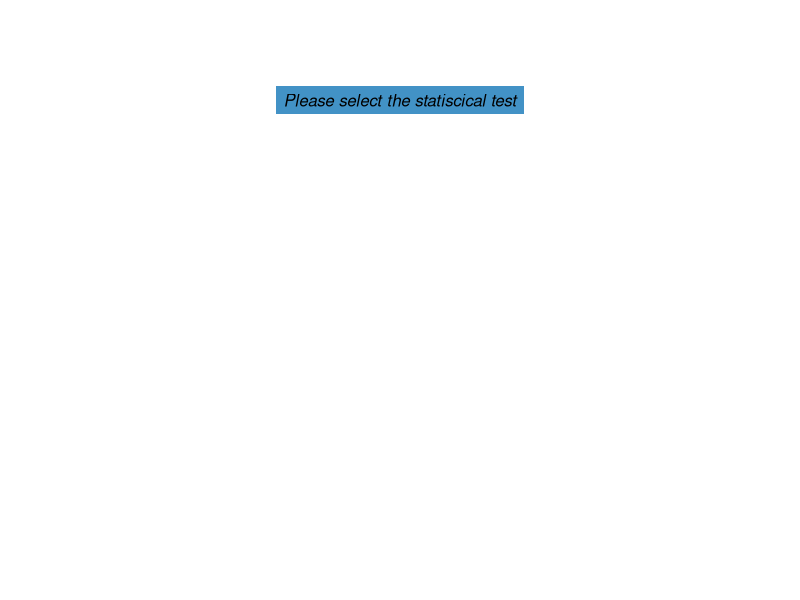

Generate this figure with R:
###############Library Declarations###############

libraryRequireInstall = function(packageName, ...) {
    if (!require(packageName, character.only = TRUE))
        warning(paste("*** The package: '", packageName, "' was not installed ***", sep = ""))
    }

#libraryRequireInstall("gridExtra")
suppressWarnings(libraryRequireInstall("ggplot2"))
suppressWarnings(libraryRequireInstall("grid"))
#libraryRequireInstall("MASS")
suppressWarnings(libraryRequireInstall("gridExtra"))
suppressWarnings(libraryRequireInstall("gridBase"))



#options(warn = -1)
#t_dataset <- as.data.frame(iris[, 1:3])
#chi_dataset <- as.data.frame(survey[, c("Smoke", "Exer", "Sex")])

############ User Parameters #########

if (exists("settings_stats_tests_params_show") && settings_stats_tests_params_show == FALSE)
    rm(list = ls(pattern = "settings_stats_tests_params_"))
if (exists("settings_labels_params_show") && settings_labels_params_show == FALSE)
    rm(list = ls(pattern = "settings_labels_params_"))


if (!exists("dataset") && exists("Values"))
    dataset = Values


tl.col = "blue"
if (exists("settings_labels_params_tl_col"))
    tl.col = settings_labels_params_tl_col



method = NULL
if (exists("settings_stats_tests_params_statistics_test"))
    method = settings_stats_tests_params_statistics_test

Confidence = "95%"
if (exists("settings_stats_tests_params_Confidence_Level"))
    Confidence = settings_stats_tests_params_Confidence_Level

if (Confidence == "95%") {
    significance_level <- 0.05
} else if (Confidence == "90%") {
    significance_level <- 0.1
} else if (Confidence == "99%") {
    significance_level <- 0.01
}



if (!exists("dataset")) {
    #require("datasets")
    dataset = as.data.frame(iris[, 1:3]) #mpg,cyl,disp,hp,drat,wt,qsec,vs,am,gear,carb
}


#Testing:
#dataset <- t_dataset #t_dataset  #chi_dataset
#method <- "t_test" #"t_test"  #"chi_square"

#Outcome: 

if (is.null(method)) {
    outcome <- "Please select the statiscical test" #"Please select at least 2 variables"
    Warning_msg <- ""
} else if (method == "t_test") {
    if (!exists("dataset") | dim(dataset)[2] < 2) {
        outcome = "Please select 2 variables"
    } else if (class(dataset[, 1]) != "numeric" | class(dataset[, 2]) != "numeric") {
        outcome = "Please select numeric variables"
    } else {
        stat_test <- t.test(dataset[, 1:2])
        summary_t_test1 <- summary(dataset[, 1:2])
        summary_t_test <- if (class(dataset[, 1]) != "numeric" | class(dataset[, 2]) != "numeric") {
            " "
        } else {
            rbind(colnames(summary_t_test1), summary_t_test1)
        }

        options(digits = 3)
        T <- data.frame(format(round(stat_test$statistic, 2), nsmall = 2), row.names = NULL)
        P <- data.frame(format(round(stat_test$p.value, 5), nsmall = 5), row.names = NULL)
        Comment <- ifelse(stat_test$p.value >= significance_level, "The averages of the 2 variables are significantly similar", "The averages of the 2 variables are significantly different")
        outcome <- data.frame(cbind(T, P, Comment))
        rownames(outcome) <- " "
        colnames(outcome) <- c("t-test value", "p-value", "Comment")
        Warning_msg <- if (dim(dataset)[2] > 2) {
            paste("Only the following 2 variables were used: ", colnames(dataset[1]), "and", colnames(dataset[2]), sep = " ")
        } else { "" }
        }

} else if (method == "chi_square") {
    if (!exists("dataset") | dim(dataset)[2] < 2) {
        outcome = "Please select 2 variables"
    } else {
        chi_table <- table(factor(dataset[, 1]), factor(dataset[, 2]))
        chi_test <- chisq.test(chi_table)
        #options(digits = 2)
        chi_score <- chi_test$statistic
        chi_pv <- chi_test$p.value
        Comment <- ifelse(chi_test$p.value >= significance_level,
            paste("There is no relationship between", names(dataset)[1], "and", names(dataset)[2], sep = " "),
            paste("There is a relationship between", names(dataset)[1], "and", names(dataset)[2], sep = " ")
        )
        #options(digits = 2)
        outcome <- data.frame(cbind(format(round(chi_score, 3), nsmall = 2), format(round(chi_pv, 3), nsmall = 2), Comment))
        colnames(outcome) <- c("Chi-Square value", "p-value", "Comment")
        Warning_msg <- if (dim(dataset)[2] > 2) {
            paste("Only the following 2 variables were used: ", colnames(dataset[1]), "and", colnames(dataset[2]), sep = " ")
        } else { paste("") }
        }
}



#Plots themes
theme_def <- ttheme_default()
theme_min <- ttheme_minimal()
theme_blue <- ttheme_minimal(
  core = list(bg_params = list(fill = blues9[c(6, 2, 2, 2, 2, 2, 2, 2, 2)], col = NA),
            fg_params = list(fontface = 3)),
  colhead = list(fg_params = list(col = tl.col, fontface = 4L)),
  rowhead = list(fg_params = list(col = tl.col, fontface = 3L)))
theme_blue2 <- ttheme_minimal(
  core = list(bg_params = list(fill = blues9[c(2, 2, 2, 2, 2, 2, 2, 2, 2)], col = NA),
            fg_params = list(fontface = 3)),
  colhead = list(fg_params = list(col = tl.col, fontface = 4L)),
  rowhead = list(fg_params = list(col = tl.col, fontface = 3L)))
n_rows <- if (Warning_msg == " ") { 2 } else { 3 }



#Plots

if (is.null(method)) {
    n_rows <- 1
    grid.arrange(
  tableGrob(outcome, theme = theme_blue),
  nrow = 3)
} else if (method == "t_test") {
    if (!exists("summary_t_test")) {
        grid.arrange(
        tableGrob(outcome, theme = theme_def),
        tableGrob(Warning_msg, theme = theme_min),
        nrow = 2,
        ncol = 1
        )
    } else {
        grid.arrange(
        tableGrob(summary_t_test, theme = theme_blue, cols = colnames(dataset[, 1:2])),
        tableGrob(outcome, theme = theme_def),
        tableGrob(Warning_msg, theme = theme_min),
        nrow = 3,
        ncol = 1
        )
    }

} else if (method == "chi_square") {
    grid.arrange(
        tableGrob(chi_table, theme = theme_blue2),
        tableGrob(outcome, theme = theme_def),
        tableGrob(Warning_msg, theme = theme_min),
    nrow = 3,
    ncol = 1
        )
}
